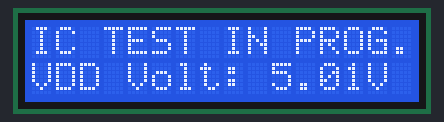
Recording of a sketch running on a simulated Arduino Uno, built with avr-gcc and run on an emulated ATmega328P. Shown: 16×2 character LCD.

Above: at 0.1 s.
At 1.7 s:
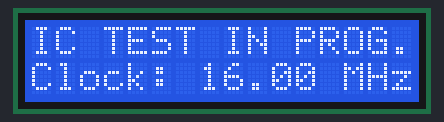
At 3.2 s:
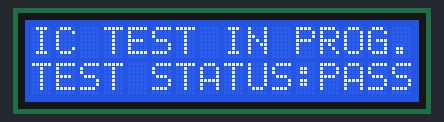

Measured:
- by itself, everything shown: repeats every 6.0 s, in 3 steps
- what the display in image 1 shows lasts 1.5 s, from 1.6 s to 3.1 s
- what the display in image 2 shows lasts 3.0 s, from 3.1 s to 6.1 s

The sketch:

sketch.ino
```cpp
#include <Wire.h>
#include <LiquidCrystal_I2C.h>

// Set the LCD address to 0x27 for a 16 chars and 2 line display
LiquidCrystal_I2C lcd(0x27, 16, 2);

void setup() {
  Wire.begin();
  lcd.init();
  lcd.backlight();

  // Line 1: Clear, static header
  lcd.setCursor(0, 0);
  lcd.print("IC TEST IN PROG.");
}

void loop() {
  // Line 2: Simulating a live hardware parameter check
  lcd.setCursor(0, 1);
  lcd.print("VDD Volt: 5.01V ");
  delay(1500);

  lcd.setCursor(0, 1);
  lcd.print("Clock: 16.00 MHz");
  delay(1500);

  lcd.setCursor(0, 1);
  lcd.print("TEST STATUS:PASS");
  delay(3000);
}
```
